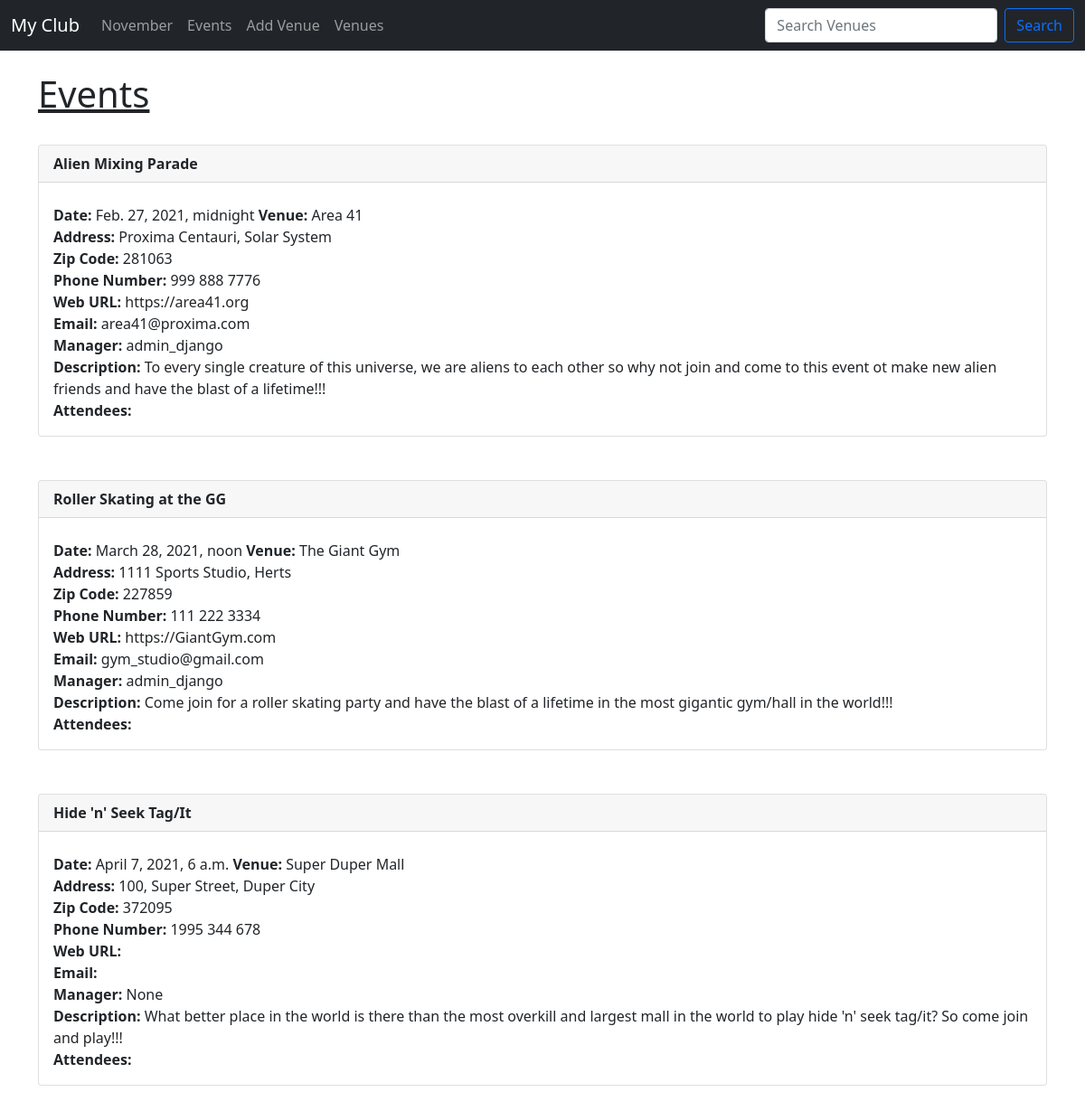
/events, run on an earlier commit of the app's database.
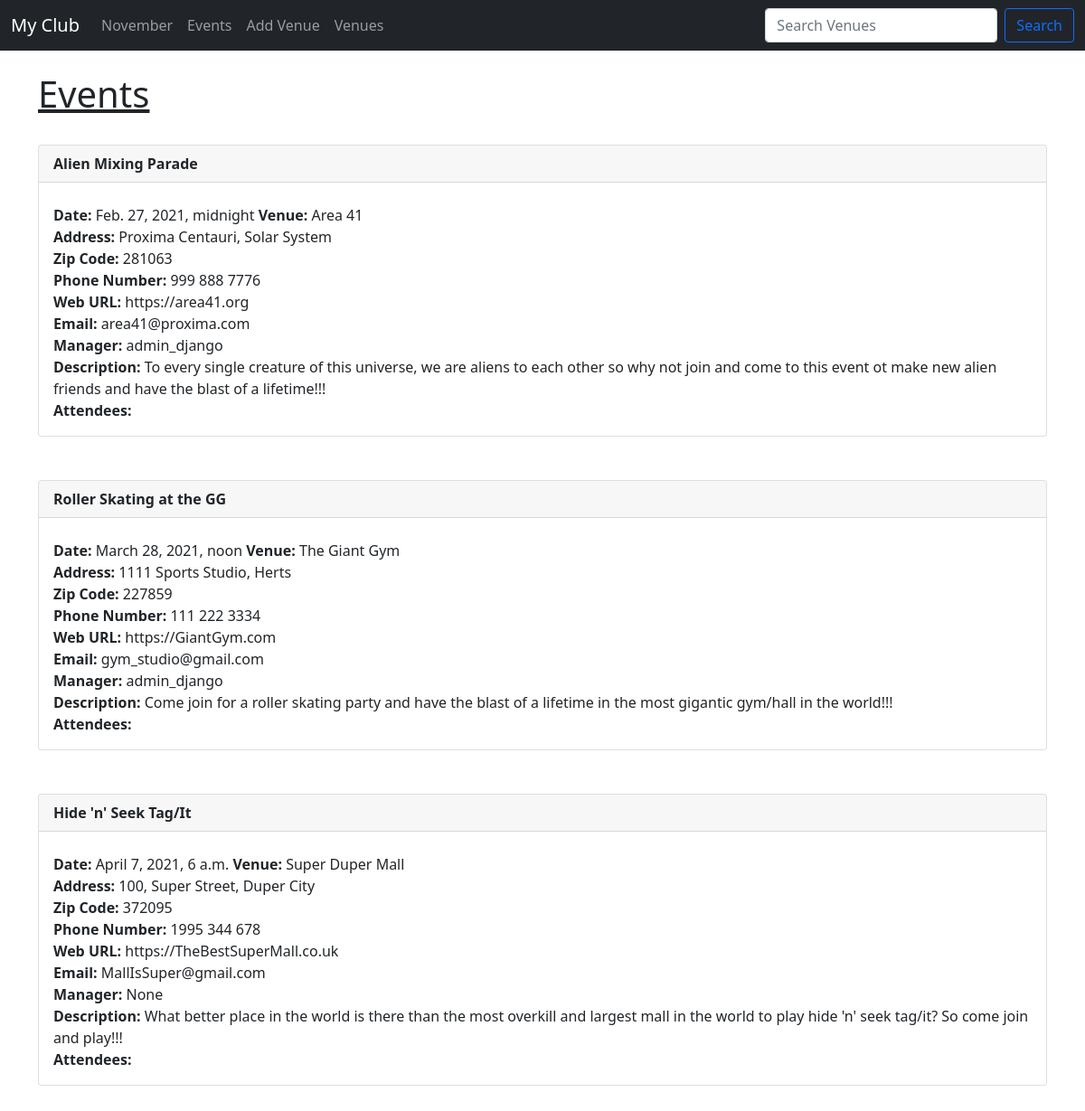
And on a later commit of the database.
### events/models.py (models this page shows)
class Event(models.Model):
    name = models.CharField('Event Name', max_length=120)
    eventDate = models.DateTimeField('Event Date and Time')
    venue = models.ForeignKey(Venue, blank=True, null=True, on_delete=models.CASCADE)
    manager = models.ForeignKey(User, blank=True, null=True, on_delete=models.SET_NULL)
    description = models.TextField(blank=True)
    attendees = models.ManyToManyField(MyClubUser, blank=True)
    def __str__(self):
        return self.name

class Venue(models.Model):
    name = models.CharField('Venue Name', max_length=120)
    address = models.CharField(max_length=300)
    zipCode = models.CharField('Zip Code', max_length=15)
    phone = models.CharField('Phone Number', max_length=25, blank=True)
    web = models.URLField('Website Address', blank=True)
    email = models.EmailField('Email Address', blank=True)
    def __str__(self):
        return self.name

### events/views.py (the view)
# urls.py: path('events', views.allEvents, name="events-list"),
def allEvents(request):
    eventList = Event.objects.all()
    return render(request, 'events/event_list.html', {'eventList': eventList})

### events/templates/events/event_list.html (shortened to what this page needs)
{% extends 'events/base.html' %}
{% block content %}
    <h1><u>Events</u></h1>
    <br/>
{% for event in eventList %}
    <div class="card">
        <div class="card-header">
            <strong>{{ event }}</strong>
        </div>
        <div class="card-body">
            <p class="card-text">
            <strong>Date:</strong> {{ event.eventDate }}
            <strong>Venue:</strong> {{ event.venue }}<br/>
            <strong>Address:</strong> {{ event.venue.address }}<br/>
            <strong>Zip Code:</strong> {{ event.venue.zipCode }}<br/>
            <strong>Phone Number:</strong> {{ event.venue.phone }}<br/>
            <strong>Web URL:</strong> {{ event.venue.web }}<br/>
            <strong>Email:</strong> {{ event.venue.email }}<br/>
            <strong>Manager:</strong> {{ event.manager }}<br/>
            <strong>Description:</strong> {{ event.description }}<br/>
            <strong>Attendees:</strong><br/>
            </p>
        </div>
    </div>
    <br/><br/>
{% endfor %}
{% endblock %}

What changed in the data, as far as the page shows it:
changed through a linked row, Event "Hide 'n' Seek Tag/It": venue.web (not shown) → "https://TheBestSuperMall.co.uk"; venue.email (not shown) → "MallIsSuper@gmail.com"
